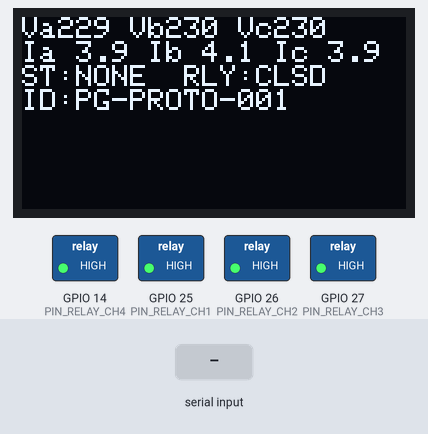
Recording of a program running on a simulated ESP32. On the bench: 128×64 one-colour display, switched loads named in the program (green lamp = pin HIGH). Inputs (shaded band) come from the test bench. WiFi joins after 1.5 s; servers stay silent unless stated; no MQTT or app messages arrive unless stated; the modem accepts every AT command (registered, SIM ready, sends succeed) and sends nothing else; what the program prints to the serial monitor is not drawn.

Above: at 2.4 s.
At 3.4 s:
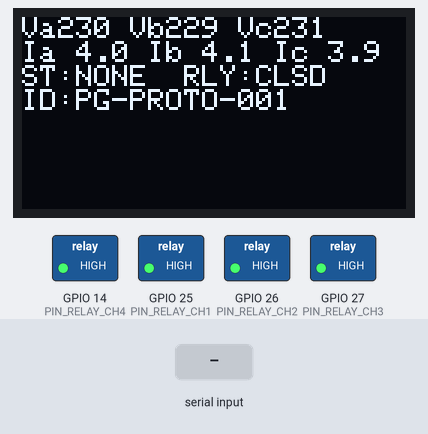
3.5 s: "ERROR" received over the second serial link
At 22.8 s:
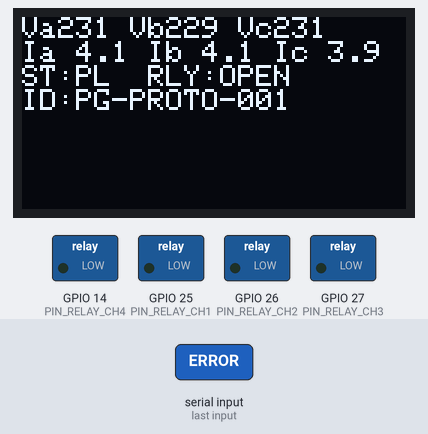
Timing chart, 0 to 24.3 s (numbered marks = the images above; inputs shaded):
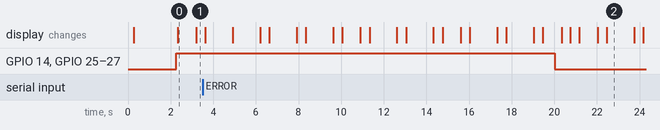

The program:

main.cpp
```cpp
/**
 * PG-PROTO-001 — Intelligent Three-Phase Load Protection
 * FreeRTOS tasks: sampling/protection on core 0; OLED/MQTT/GSM on core 1
 */
#include <Arduino.h>
#include "config.h"
#include "types.h"
#include "sensors.h"
#include "protection.h"
#include "relay.h"
#include "oled_ui.h"
#include "gsm_sms.h"
#include "mqtt_net.h"

SharedState gState;

static TaskHandle_t hSample = nullptr;
static TaskHandle_t hProtect = nullptr;

static void taskSampling(void* arg) {
  TickType_t last = xTaskGetTickCount();
  for (;;) {
    Meas m;
    sensorsReadRms(m);
    portENTER_CRITICAL(&gState.mux);
    gState.meas = m;
    portEXIT_CRITICAL(&gState.mux);
    if (hProtect) xTaskNotifyGive(hProtect);
    vTaskDelayUntil(&last, pdMS_TO_TICKS(SAMPLE_TASK_MS));
  }
}

static void taskProtection(void* arg) {
  FaultCode prev = FaultCode::NONE;
  for (;;) {
    ulTaskNotifyTake(pdTRUE, portMAX_DELAY);
    Meas m;
    bool resetReq = false;
    portENTER_CRITICAL(&gState.mux);
    m = gState.meas;
    resetReq = gState.resetRequest;
    gState.resetRequest = false;
    portEXIT_CRITICAL(&gState.mux);

    if (resetReq && gState.latched) {
      FaultCode now = evaluateFaults(m);
      if (now == FaultCode::NONE) {
        relayAllowClose();
        portENTER_CRITICAL(&gState.mux);
        gState.latched = false;
        gState.fault = FaultCode::NONE;
        gState.relayOpen = false;
        portEXIT_CRITICAL(&gState.mux);
        Serial.println("Reset accepted — relays closed");
      } else {
        Serial.println("Reset denied — still unhealthy");
      }
    }

    if (gState.latched) continue;

    FaultCode f = evaluateFaults(m);
    if (f != FaultCode::NONE) {
      relayIsolateAll();
      portENTER_CRITICAL(&gState.mux);
      gState.fault = f;
      gState.relayOpen = true;
      gState.latched = true;
      portEXIT_CRITICAL(&gState.mux);
      if (f != prev) {
        gsmEnqueueFaultSms(f, m);
        netPublishFault(m, f);
        Serial.printf("TRIP %s\n", faultName(f));
      }
    } else {
      portENTER_CRITICAL(&gState.mux);
      gState.fault = FaultCode::NONE;
      portEXIT_CRITICAL(&gState.mux);
    }
    prev = f;
  }
}

static void taskComms(void* arg) {
  uint32_t lastPub = 0;
  uint32_t lastOled = 0;
  for (;;) {
    netLoop();
    gsmTaskPoll();

    if (netConsumeResetCommand()) {
      portENTER_CRITICAL(&gState.mux);
      gState.resetRequest = true;
      portEXIT_CRITICAL(&gState.mux);
    }

    uint32_t now = millis();
    Meas m;
    FaultCode f;
    bool open;
    portENTER_CRITICAL(&gState.mux);
    m = gState.meas;
    f = gState.fault;
    open = gState.relayOpen;
    portEXIT_CRITICAL(&gState.mux);

    if (now - lastOled > 400) {
      oledRender(m, f, open);
      lastOled = now;
    }
    if (now - lastPub > 1000) {
      netPublishTelemetry(m, f, open);
      lastPub = now;
    }
    vTaskDelay(pdMS_TO_TICKS(50));
  }
}

void setup() {
  Serial.begin(115200);
  delay(200);
  Serial.println("\nPG-PROTO-001 boot");

  relayBegin();
  sensorsBegin();
  oledBegin();
  gsmBegin();
  netBegin();

  // Start closed only after first healthy evaluation would be ideal;
  // keep OPEN until optional button/MQTT reset after boot clear.
  // For lab convenience with DEMO_MODE healthy data, allow close:
#if DEMO_MODE
  relayAllowClose();
  gState.relayOpen = false;
  gState.latched = false;
#endif

  xTaskCreatePinnedToCore(taskSampling, "sample", 4096, nullptr, 3, &hSample, 0);
  xTaskCreatePinnedToCore(taskProtection, "protect", 4096, nullptr, 3, &hProtect, 0);
  xTaskCreatePinnedToCore(taskComms, "comms", 8192, nullptr, 1, nullptr, 1);
}

void loop() {
  vTaskDelay(pdMS_TO_TICKS(1000));
}
```

gsm_sms.h
```cpp
#pragma once
#include "types.h"

void gsmBegin();
void gsmEnqueueFaultSms(FaultCode f, const Meas& m);
void gsmTaskPoll();  // call from GSM task loop
```

mqtt_net.h
```cpp
#pragma once
#include "types.h"

void netBegin();
void netLoop();  // reconnect + mqtt.loop
void netPublishTelemetry(const Meas& m, FaultCode f, bool relayOpen);
void netPublishFault(const Meas& m, FaultCode f);
bool netConsumeResetCommand();
```

oled_ui.h
```cpp
#pragma once
#include "types.h"

void oledBegin();
void oledRender(const Meas& m, FaultCode f, bool relayOpen);
```

protection.h
```cpp
#pragma once
#include "types.h"

FaultCode evaluateFaults(const Meas& m);
float voltageImbalancePct(const Meas& m);
```

relay.h
```cpp
#pragma once

void relayBegin();
void relayIsolateAll();
void relayAllowClose();
bool relayIsOpen();
```

secrets.h
```cpp
#pragma once
// Edit these for your lab network. Prefer not committing real passwords.

#ifndef WIFI_SSID
#define WIFI_SSID "YOUR_WIFI_SSID"
#endif
#ifndef WIFI_PASS
#define WIFI_PASS "YOUR_WIFI_PASSWORD"
#endif
#ifndef MQTT_HOST
#define MQTT_HOST "192.168.1.10"
#endif
#ifndef MQTT_PORT
#define MQTT_PORT 1883
#endif
#ifndef MQTT_USER
#define MQTT_USER ""
#endif
#ifndef MQTT_PASS_MQTT
#define MQTT_PASS_MQTT ""
#endif
#ifndef SMS_NUMBER
#define SMS_NUMBER "+2348000000000"
#endif
```

sensors.h
```cpp
#pragma once
#include "types.h"

void sensorsBegin();
void sensorsReadRms(Meas& out);
```

types.h
```cpp
#pragma once
#include <Arduino.h>

enum class FaultCode : uint8_t {
  NONE = 0,
  OV,
  UV,
  OC,
  PL,
  IMB
};

inline const char* faultName(FaultCode f) {
  switch (f) {
    case FaultCode::OV: return "OV";
    case FaultCode::UV: return "UV";
    case FaultCode::OC: return "OC";
    case FaultCode::PL: return "PL";
    case FaultCode::IMB: return "IMB";
    default: return "NONE";
  }
}

struct Meas {
  float Va = 0, Vb = 0, Vc = 0;
  float Ia = 0, Ib = 0, Ic = 0;
  uint32_t ms = 0;
};

struct SharedState {
  Meas meas;
  FaultCode fault = FaultCode::NONE;
  bool relayOpen = false;
  bool latched = false;
  bool resetRequest = false;
  portMUX_TYPE mux = portMUX_INITIALIZER_UNLOCKED;
};

extern SharedState gState;
```

gsm_sms.cpp
```cpp
#include "gsm_sms.h"
#include "config.h"
#include "secrets.h"
#include <HardwareSerial.h>

#if ENABLE_GSM
static HardwareSerial SerialAT(2);
static bool gsmReady = false;
static volatile bool smsPending = false;
static char smsBody[160];

static bool expectOk(uint32_t timeoutMs) {
  uint32_t start = millis();
  String buf;
  while (millis() - start < timeoutMs) {
    while (SerialAT.available()) {
      char c = SerialAT.read();
      buf += c;
      if (buf.indexOf("OK") >= 0) return true;
      if (buf.indexOf("ERROR") >= 0) return false;
    }
    delay(5);
  }
  return false;
}

void gsmBegin() {
  SerialAT.begin(GSM_BAUD, SERIAL_8N1, PIN_GSM_RX, PIN_GSM_TX);
  delay(500);
  SerialAT.println("AT");
  gsmReady = expectOk(1000);
  if (gsmReady) {
    SerialAT.println("AT+CMGF=1");
    expectOk(1000);
    Serial.println("GSM ready");
  } else {
    Serial.println("GSM not responding (will retry on send)");
  }
}

void gsmEnqueueFaultSms(FaultCode f, const Meas& m) {
  snprintf(smsBody, sizeof(smsBody),
           "%s FAULT %s Va=%.0f Vb=%.0f Vc=%.0f Ia=%.1f LOAD ISOLATED",
           DEVICE_ID, faultName(f), m.Va, m.Vb, m.Vc, m.Ia);
  smsPending = true;
}

void gsmTaskPoll() {
  if (!smsPending) return;
  smsPending = false;
  if (!gsmReady) {
    SerialAT.println("AT");
    gsmReady = expectOk(1000);
  }
  if (!gsmReady) {
    Serial.println("SMS skipped — modem offline");
    return;
  }
  SerialAT.print("AT+CMGS=\"");
  SerialAT.print(SMS_NUMBER);
  SerialAT.println("\"");
  delay(200);
  SerialAT.print(smsBody);
  SerialAT.write(26);
  bool ok = expectOk(12000);
  Serial.println(ok ? "SMS sent" : "SMS failed");
}
#else
void gsmBegin() {}
void gsmEnqueueFaultSms(FaultCode, const Meas&) {}
void gsmTaskPoll() {}
#endif
```

mqtt_net.cpp
```cpp
#include "mqtt_net.h"
#include "config.h"
#include "secrets.h"
#include <WiFi.h>
#include <PubSubClient.h>
#include <ArduinoJson.h>

#if ENABLE_MQTT
static WiFiClient wifiClient;
static PubSubClient mqtt(wifiClient);
static volatile bool resetCmd = false;

static const char* TOPIC_TEL = "plant/" DEVICE_ID "/telemetry";
static const char* TOPIC_FLT = "plant/" DEVICE_ID "/faults";
static const char* TOPIC_CMD = "plant/" DEVICE_ID "/command";

static void onMqtt(char* topic, byte* payload, unsigned int len) {
  JsonDocument doc;
  if (deserializeJson(doc, payload, len)) return;
  const char* cmd = doc["cmd"] | "";
  if (strcmp(cmd, "RESET") == 0) resetCmd = true;
}

static void ensureMqtt() {
  if (mqtt.connected()) return;
  String cid = String("esp32-") + DEVICE_ID;
  bool ok = (strlen(MQTT_USER) > 0)
                ? mqtt.connect(cid.c_str(), MQTT_USER, MQTT_PASS_MQTT)
                : mqtt.connect(cid.c_str());
  if (ok) {
    mqtt.subscribe(TOPIC_CMD, 1);
    Serial.println("MQTT connected");
  }
}

void netBegin() {
  WiFi.mode(WIFI_STA);
  WiFi.begin(WIFI_SSID, WIFI_PASS);
  Serial.print("WiFi");
  for (int i = 0; i < 40 && WiFi.status() != WL_CONNECTED; ++i) {
    delay(250);
    Serial.print(".");
  }
  Serial.println();
  if (WiFi.status() == WL_CONNECTED) {
    Serial.print("IP ");
    Serial.println(WiFi.localIP());
  } else {
    Serial.println("WiFi failed — MQTT deferred");
  }
  mqtt.setServer(MQTT_HOST, MQTT_PORT);
  mqtt.setCallback(onMqtt);
  mqtt.setBufferSize(512);
}

void netLoop() {
  if (WiFi.status() != WL_CONNECTED) {
    WiFi.reconnect();
    return;
  }
  if (!mqtt.connected()) ensureMqtt();
  mqtt.loop();
}

static void publishMeas(const char* topic, const Meas& m, FaultCode f, bool relayOpen, const char* message) {
  if (!mqtt.connected()) return;
  char buf[384];
  int n;
  if (message) {
    n = snprintf(
        buf, sizeof(buf),
        "{\"schema_ver\":1,\"id\":\"%s\",\"ts\":%lu,"
        "\"Va\":%.1f,\"Vb\":%.1f,\"Vc\":%.1f,"
        "\"Ia\":%.2f,\"Ib\":%.2f,\"Ic\":%.2f,"
        "\"fault\":\"%s\",\"relay\":\"%s\",\"message\":\"%s\"}",
        DEVICE_ID, (unsigned long)(millis() / 1000UL),
        m.Va, m.Vb, m.Vc, m.Ia, m.Ib, m.Ic,
        faultName(f), relayOpen ? "OPEN" : "CLOSED", message);
  } else {
    n = snprintf(
        buf, sizeof(buf),
        "{\"schema_ver\":1,\"id\":\"%s\",\"ts\":%lu,"
        "\"Va\":%.1f,\"Vb\":%.1f,\"Vc\":%.1f,"
        "\"Ia\":%.2f,\"Ib\":%.2f,\"Ic\":%.2f,"
        "\"fault\":\"%s\",\"relay\":\"%s\"}",
        DEVICE_ID, (unsigned long)(millis() / 1000UL),
        m.Va, m.Vb, m.Vc, m.Ia, m.Ib, m.Ic,
        faultName(f), relayOpen ? "OPEN" : "CLOSED");
  }
  if (n > 0 && n < (int)sizeof(buf)) mqtt.publish(topic, buf);
}

void netPublishTelemetry(const Meas& m, FaultCode f, bool relayOpen) {
  publishMeas(TOPIC_TEL, m, f, relayOpen, nullptr);
}

void netPublishFault(const Meas& m, FaultCode f) {
  char msg[32];
  snprintf(msg, sizeof(msg), "Fault %s", faultName(f));
  publishMeas(TOPIC_FLT, m, f, true, msg);
}

bool netConsumeResetCommand() {
  if (!resetCmd) return false;
  resetCmd = false;
  return true;
}
#else
void netBegin() {}
void netLoop() {}
void netPublishTelemetry(const Meas&, FaultCode, bool) {}
void netPublishFault(const Meas&, FaultCode) {}
bool netConsumeResetCommand() { return false; }
#endif
```

oled_ui.cpp
```cpp
#include "oled_ui.h"
#include "config.h"

#if ENABLE_OLED
#include <Wire.h>
#include <Adafruit_GFX.h>
#include <Adafruit_SH110X.h>

static Adafruit_SH1106G display(128, 64, &Wire, -1);
static bool oledOk = false;
#endif

void oledBegin() {
#if ENABLE_OLED
  Wire.begin(PIN_SDA, PIN_SCL);
  oledOk = display.begin(OLED_ADDR, true);
  if (!oledOk) {
    Serial.println("OLED init failed");
    return;
  }
  display.clearDisplay();
  display.setTextSize(1);
  display.setTextColor(SH110X_WHITE);
  display.setCursor(0, 0);
  display.println("PG-PROTO-001");
  display.println("Protect boot...");
  display.display();
#endif
}

void oledRender(const Meas& m, FaultCode f, bool relayOpen) {
#if ENABLE_OLED
  if (!oledOk) return;
  display.clearDisplay();
  display.setCursor(0, 0);
  display.printf("Va%3.0f Vb%3.0f Vc%3.0f\n", m.Va, m.Vb, m.Vc);
  display.printf("Ia%4.1f Ib%4.1f Ic%4.1f\n", m.Ia, m.Ib, m.Ic);
  display.printf("ST:%s  RLY:%s\n", faultName(f), relayOpen ? "OPEN" : "CLSD");
  display.printf("ID:%s", DEVICE_ID);
  display.display();
#endif
}
```

protection.cpp
```cpp
#include "protection.h"
#include "config.h"
#include <math.h>

static uint8_t cPL = 0, cOV = 0, cUV = 0, cOC = 0, cIMB = 0;

static void bump(bool pred, uint8_t& cnt) {
  if (pred) {
    if (cnt < 255) ++cnt;
  } else {
    cnt = 0;
  }
}

static bool conf(uint8_t cnt) { return cnt >= FAULT_CONFIRM_N; }

float voltageImbalancePct(const Meas& m) {
  float avg = (m.Va + m.Vb + m.Vc) / 3.0f;
  if (avg < 1.0f) return 0.0f;
  float d = fabsf(m.Va - avg);
  d = fmaxf(d, fabsf(m.Vb - avg));
  d = fmaxf(d, fabsf(m.Vc - avg));
  return (d / avg) * 100.0f;
}

FaultCode evaluateFaults(const Meas& m) {
  const float vmax = fmaxf(m.Va, fmaxf(m.Vb, m.Vc));
  const bool pl =
      ((m.Va < V_PL) || (m.Vb < V_PL) || (m.Vc < V_PL)) && (vmax > V_PRESENT);
  const bool ov = (m.Va > V_OV) || (m.Vb > V_OV) || (m.Vc > V_OV);
  const bool uv =
      ((m.Va < V_UV) || (m.Vb < V_UV) || (m.Vc < V_UV)) && !pl;
  const bool oc = (m.Ia > I_OC) || (m.Ib > I_OC) || (m.Ic > I_OC);
  const bool imb = voltageImbalancePct(m) > IMB_LIMIT_PCT;

  bump(pl, cPL);
  bump(ov, cOV);
  bump(uv, cUV);
  bump(oc, cOC);
  bump(imb, cIMB);

  if (conf(cPL)) return FaultCode::PL;
  if (conf(cOV)) return FaultCode::OV;
  if (conf(cUV)) return FaultCode::UV;
  if (conf(cOC)) return FaultCode::OC;
  if (conf(cIMB)) return FaultCode::IMB;
  return FaultCode::NONE;
}
```

relay.cpp
```cpp
#include "relay.h"
#include "config.h"

static bool openState = true;

static void writeRelay(int pin, bool open) {
#if RELAY_ACTIVE_LOW
  digitalWrite(pin, open ? LOW : HIGH);
#else
  digitalWrite(pin, open ? HIGH : LOW);
#endif
}

void relayBegin() {
  pinMode(PIN_RELAY_CH1, OUTPUT);
  pinMode(PIN_RELAY_CH2, OUTPUT);
  pinMode(PIN_RELAY_CH3, OUTPUT);
  pinMode(PIN_RELAY_CH4, OUTPUT);
  relayIsolateAll();  // safe default at boot
}

void relayIsolateAll() {
  writeRelay(PIN_RELAY_CH1, true);
  delay(2);
  writeRelay(PIN_RELAY_CH2, true);
  delay(2);
  writeRelay(PIN_RELAY_CH3, true);
  writeRelay(PIN_RELAY_CH4, true);
  openState = true;
}

void relayAllowClose() {
  writeRelay(PIN_RELAY_CH1, false);
  delay(2);
  writeRelay(PIN_RELAY_CH2, false);
  delay(2);
  writeRelay(PIN_RELAY_CH3, false);
  writeRelay(PIN_RELAY_CH4, false);
  openState = false;
}

bool relayIsOpen() { return openState; }
```

sensors.cpp
```cpp
#include "sensors.h"
#include "config.h"
#include <math.h>

static float readAdcVolts(int pin) {
  int raw = analogRead(pin);
  return (raw / ADC_MAX) * ADC_VREF;
}

static float rmsChannel(int pin, float offset, float gainToEng, bool isCurrent) {
  double acc = 0.0;
  for (int i = 0; i < RMS_SAMPLES; ++i) {
    float vs = readAdcVolts(pin);
    float x;
    if (isCurrent) {
      x = (vs - offset) / I_SENS_V_PER_A;  // amps
    } else {
      // Map instantaneous conditioned volts through gain toward mains volts
      x = (vs - offset) * gainToEng;
    }
    acc += (double)x * (double)x;
    delayMicroseconds(SAMPLE_US);
  }
  return sqrtf((float)(acc / RMS_SAMPLES));
}

#if DEMO_MODE
static uint32_t demoMs = 0;
#endif

void sensorsBegin() {
  analogReadResolution(12);
  analogSetAttenuation(ADC_11db);
  pinMode(PIN_VA, INPUT);
  pinMode(PIN_VB, INPUT);
  pinMode(PIN_VC, INPUT);
  pinMode(PIN_IA, INPUT);
  pinMode(PIN_IB, INPUT);
  pinMode(PIN_IC, INPUT);
}

void sensorsReadRms(Meas& out) {
#if DEMO_MODE
  demoMs = millis();
  float wobble = 1.5f * sinf(demoMs / 500.0f);
  out.Va = 230.0f + wobble;
  out.Vb = 229.5f - 0.5f * wobble;
  out.Vc = 230.5f + 0.3f * wobble;
  out.Ia = 4.0f + 0.1f * wobble;
  out.Ib = 4.1f;
  out.Ic = 3.9f;
  // Inject PL every ~20 s for demo
  if ((demoMs / 1000) % 25 == 20) {
    out.Va = 12.0f;
  }
#else
  out.Va = rmsChannel(PIN_VA, V_OFFSET_DEFAULT, V_GAIN_DEFAULT, false);
  out.Vb = rmsChannel(PIN_VB, V_OFFSET_DEFAULT, V_GAIN_DEFAULT, false);
  out.Vc = rmsChannel(PIN_VC, V_OFFSET_DEFAULT, V_GAIN_DEFAULT, false);
  out.Ia = fabsf(rmsChannel(PIN_IA, I_OFFSET_DEFAULT, 1.0f, true));
  out.Ib = fabsf(rmsChannel(PIN_IB, I_OFFSET_DEFAULT, 1.0f, true));
  out.Ic = fabsf(rmsChannel(PIN_IC, I_OFFSET_DEFAULT, 1.0f, true));
#endif
  out.ms = millis();
}
```

config.h
```cpp
#pragma once
// Pin map and thresholds — PG-PROTO-001 (Chapter Three Table 3.6)

#include <Arduino.h>

// ---- Device identity ----
#ifndef DEVICE_ID
#define DEVICE_ID "PG-PROTO-001"
#endif

// ---- ADC (ADC1 — WiFi-safe) ----
static const int PIN_VA = 34;
static const int PIN_VB = 35;
static const int PIN_VC = 32;
static const int PIN_IA = 33;
static const int PIN_IB = 39;
static const int PIN_IC = 36;

// ---- Relay (active-LOW optocoupler modules common) ----
static const int PIN_RELAY_CH1 = 25;  // Phase R
static const int PIN_RELAY_CH2 = 26;  // Phase Y
static const int PIN_RELAY_CH3 = 27;  // Phase B
static const int PIN_RELAY_CH4 = 14;  // Aux

#ifndef RELAY_ACTIVE_LOW
#define RELAY_ACTIVE_LOW 1
#endif

// ---- OLED I2C SH1106 ----
static const int PIN_SDA = 21;
static const int PIN_SCL = 22;
static const uint8_t OLED_ADDR = 0x3C;

// ---- SIM800L UART2 ----
static const int PIN_GSM_RX = 16;  // ESP32 RX <- SIM TX
static const int PIN_GSM_TX = 17;  // ESP32 TX -> SIM RX
static const int GSM_BAUD = 9600;

// ---- Sampling ----
static const int RMS_SAMPLES = 100;
static const int SAMPLE_US = 200;          // ~5 kHz burst
static const int SAMPLE_TASK_MS = 5;
static const uint8_t FAULT_CONFIRM_N = 3;  // consecutive windows

// ---- Thresholds (phase-neutral, configurable) ----
static const float V_UV = 180.0f;
static const float V_OV = 250.0f;
static const float V_PL = 40.0f;
static const float V_PRESENT = 100.0f;
static const float I_OC = 10.0f;           // setpoint (A)
static const float IMB_LIMIT_PCT = 5.0f;

// ---- ADC / sensor calibration defaults ----
static const float ADC_VREF = 3.3f;
static const float ADC_MAX = 4095.0f;
// Mid-rail offset (adjust after zeroing)
static const float V_OFFSET_DEFAULT = 1.65f;
static const float I_OFFSET_DEFAULT = 1.65f;
// Engineering gains (tune during calibration)
static const float V_GAIN_DEFAULT = 151.0f;   // volts RMS scale helper
static const float I_SENS_V_PER_A = 0.066f;   // ACS712-30A

// ---- Feature toggles (1=on) ----
#ifndef ENABLE_OLED
#define ENABLE_OLED 1
#endif
#ifndef ENABLE_GSM
#define ENABLE_GSM 1
#endif
#ifndef ENABLE_MQTT
#define ENABLE_MQTT 1
#endif
#ifndef DEMO_MODE
#define DEMO_MODE 0   // synthetic readings when no sensors
#endif
```

Measured:
- what the display in image 0 shows lasts 0.9 s, from 2.3 s to 3.2 s
